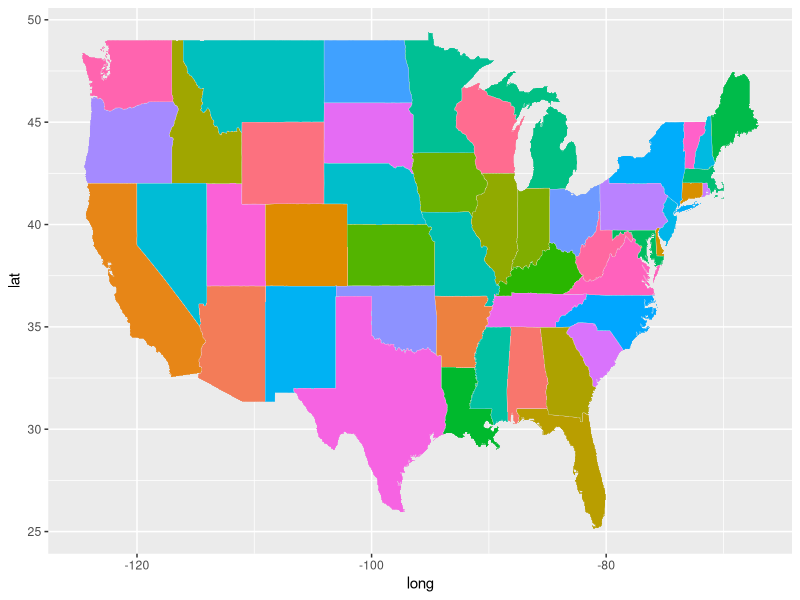

This chart was generated by the following R code:
library(maps)
library(ggplot2)
usStates <- map_data("state")
head(usStates)
dim(usStates)

p <-  ggplot(data = usStates, mapping = aes(long, lat, group = group, fill = region)) 

p + geom_polygon(color = "gray90", size = 0.1) + guides(fill = FALSE)

View(usStates)